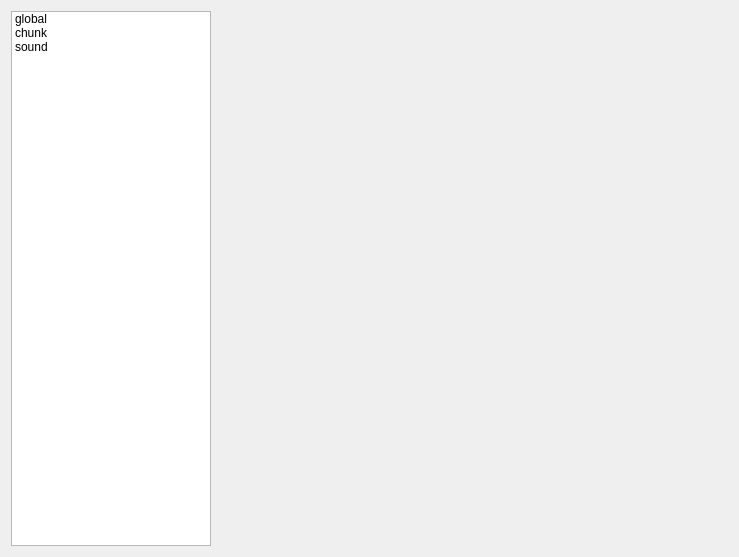
<?xml version="1.0" encoding="UTF-8"?>
<ui version="4.0">
 <class>Dialog</class>
 <widget class="QDialog" name="Dialog">
  <property name="geometry">
   <rect>
    <x>0</x>
    <y>0</y>
    <width>739</width>
    <height>557</height>
   </rect>
  </property>
  <property name="windowTitle">
   <string>Dialog</string>
  </property>
  <layout class="QHBoxLayout" name="horizontalLayout">
   <item>
    <widget class="QListWidget" name="SettingList">
     <property name="maximumSize">
      <size>
       <width>200</width>
       <height>16777215</height>
      </size>
     </property>
     <item>
      <property name="text">
       <string>global</string>
      </property>
     </item>
     <item>
      <property name="text">
       <string>chunk</string>
      </property>
     </item>
     <item>
      <property name="text">
       <string>sound</string>
      </property>
     </item>
    </widget>
   </item>
   <item>
    <widget class="QStackedWidget" name="SettingPageStack">
     <property name="currentIndex">
      <number>0</number>
     </property>
     <widget class="QWidget" name="page"/>
     <widget class="QWidget" name="page_3"/>
     <widget class="QWidget" name="page_2"/>
    </widget>
   </item>
  </layout>
 </widget>
 <resources/>
 <connections/>
</ui>
